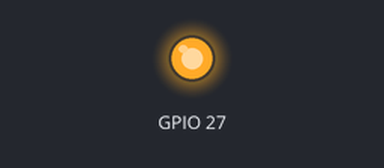
Bench run of a program on a simulated Raspberry Pi (BCM pin numbers), started with the arguments 3 3. Parts: output pins drawn as LEDs (lit = HIGH). At 0.0 s the program stops and its outputs stay as they are.

Above: at 0.1 s.
Timing chart, 0 to 1.5 s (numbered marks = the images above):
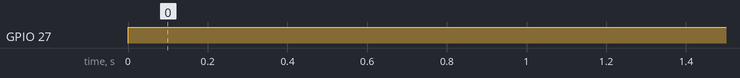

The program:

relay_controller.py
```python
"""
Script to control an 8-channel relay via command line by
issuing single commands.
Takes 2 args, channel and state, which determine the channel
to be modified and whether it is to be turned on or off.
Ex: 'python relay_controller.py 1 0' turns channel 1 on.

Andrew Smith (2017)
"""

import RPi.GPIO as GPIO
import sys

GPIO.setmode(GPIO.BCM)
GPIO.setwarnings(False)

def main():

	PINS = dict([(1, 17), (2, 18), (3, 27), (4, 22),
        	(5, 23), (6, 24), (7, 25), (8, 21)])

	channel = int(sys.argv[1])
	state = int(sys.argv[2])
	pin = 1

	for c, p in PINS.items():
		if c == channel:
			pin = p

	GPIO.setup(pin, GPIO.OUT)
	GPIO.output(pin, state)

if __name__ == '__main__':
    main()
```

Measured:
- by itself, GPIO 27: LOW → HIGH at 0.00 s
